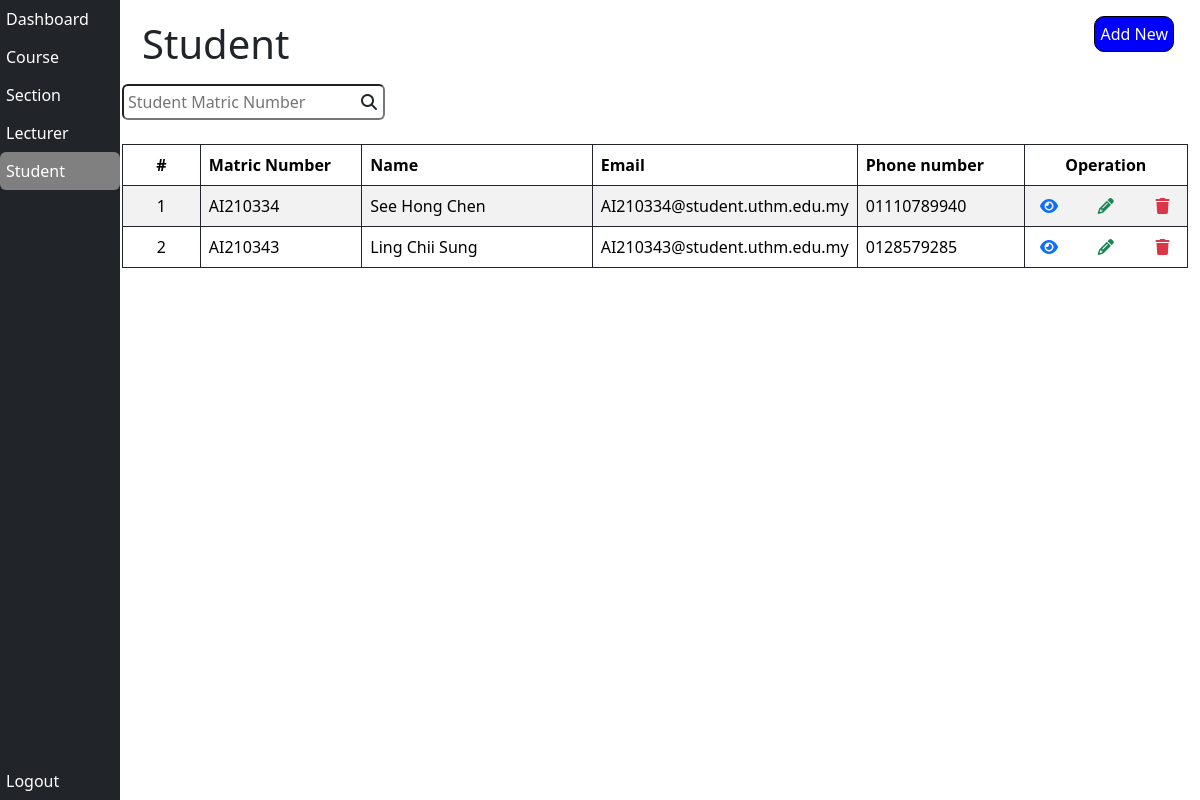
Before: /Staff/student.php (signed in) with the older database file.
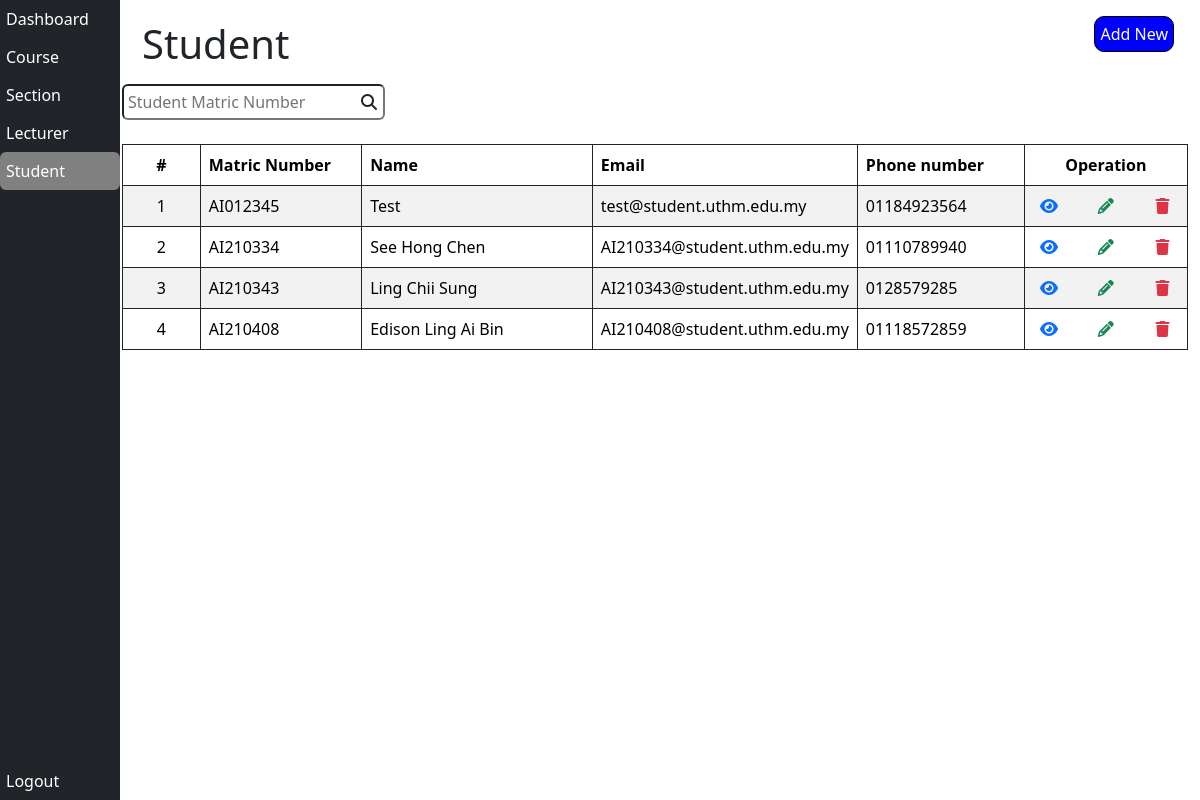
After: the same page with the newer database file.
### tables this page shows
CREATE TABLE `student` (
  `student_matric_number` varchar(255) NOT NULL,
  `student_name` varchar(255) NOT NULL,
  `student_phone_number` varchar(255) NOT NULL,
  `student_IC` varchar(255) NOT NULL,
  `student_password` varchar(255) NOT NULL,
  `student_DOB` date NOT NULL,
  `student_nationality` enum('Malaysian','Non-Malaysian') NOT NULL,
  `student_gender` enum('Male','Female') NOT NULL,
  `student_race` enum('Malay','Chinese','India','Other') NOT NULL,
  `student_personal_email` varchar(255) DEFAULT NULL,
  `student_student_email` varchar(255) NOT NULL,
  `student_muet_band` enum('1','2','3','4','5','6') NOT NULL,
  `student_pre_university_result` varchar(255) NOT NULL,
  `student_archive` int(11) NOT NULL DEFAULT 0
);

### Staff/student.php (the view, shortened to what this page needs)
<?php
  if(!isset($_SESSION['admin'])) {
    echo 'Please login first <br>';
    echo 'Click <a href="index.php">here<a/> to login';
  }else {
    include 'db.php';
?>
<!DOCTYPE html>
<html lang="en">
<head>
  <link href="https://cdn.jsdelivr.net/npm/bootstrap@5.3.3/dist/css/bootstrap.min.css" rel="stylesheet"
>
  <link rel="stylesheet" href="https://cdnjs.cloudflare.com/ajax/libs/font-awesome/6.5.2/css/all.min.css"
 />
  <link rel="stylesheet" href="./styles/style.css">
  <link rel="stylesheet" href="./styles/sidebar.css">
</head>
<body>
  <div class="container-fluid">
    <div class="bg-dark text-white sidebar">
      <a href="dashboard.php" class="btn nav-btn text-white d-block text-start">Dashboard</a>
      <a href="course.php" class="btn nav-btn text-white d-block text-start">Course</a>
      <a href="section.php" class="btn nav-btn text-white d-block text-start">Section</a>
      <a href="lecturer.php" class="btn nav-btn text-white d-block text-start">Lecturer</a>
      <a href="student.php" class="btn nav-btn text-white d-block text-start selected">Student</a>
      <a href="clearId.php"
        class="btn nav-btn text-white d-block text-start position-absolute w-100 bottom-0">Logout</a>
    </div>
    <div class="main-content">
      <h1 class="title">Student</h1>
      <button class="add-new-button position-absolute d-flex flex-column align-items-center mt-3 me-3"
        onclick="window.location.href = 'operation/student/addStudent.php'">Add New</button>
      <form autocomplete="off">
        <div class="position-relative d-inline">
          <input type="text" class="ps-1 pe-4 py-1 rounded mt-2" placeholder="Student Matric Number"
            id="studentMatricNumberInput">
          <i class="fas fa-search position-absolute end-0 top-50 translate-middle-y me-2"></i>
        </div>
      </form>
      <table class="table table-striped table-bordered border-dark mt-4" id="studentTable">
        <thead>
          <div class="row">
            <th scope="col" class="col-1 text-center">#</th>
            <th scope="col" class="col-2">Matric Number</th>
            <th scope="col" class="col-3">Name</th>
            <th scope="col" class="col-2">Email</th>
            <th scope="col" class="col-2">Phone number</th>
            <th scope="col" class="col-2 text-center">
              Operation
            </th>
          </div>
        </thead>
        <tbody>
          <?php
            $count = 1;
            $sql = "SELECT student_matric_number, student_name, student_phone_number, student_student_email FROM student WHERE student_archive = 0 ORDER BY student_matric_number";
            $result = mysqli_query($conn, $sql);
            if(mysqli_num_rows($result) > 0) {
              while($row = mysqli_fetch_assoc($result)) {
          ?>
          <tr>
            <td scope="row" class="text-center"><?php echo $count++ ?></td>
            <td scope="row"><?php echo $row["student_matric_number"] ?></td>
            <td scope="row"><?php echo $row["student_name"] ?></td>
            <td scope="row"><?php echo $row["student_student_email"] ?></td>
            <td scope="row"><?php echo $row["student_phone_number"] ?></td>
            <td>
              <div class="row">
                <div class="col-4 text-center">
                  <a
                    href="./operation/student/viewStudent.php?matricNumber=<?php echo $row["student_matric_number"] ?>">
                    <i class="fa-solid fa-eye text-primary"></i>
                  </a>
                </div>
                <div class="col-4 text-center">
                  <a
                    href="./operation/student/editStudent.php?matricNumber=<?php echo $row["student_matric_number"] ?>">
                    <i class="fa-solid fa-pencil text-success"></i>
                  </a>
                </div>
                <div class="col-4 text-center">
                  <a href="#">
                    <i class="fa-solid fa-trash text-danger"
                      onclick="deleteStudent('<?php echo $row['student_matric_number']?>', '<?php echo htmlspecialchars($row['student_name'])?>')"
                      name="delete"></i>
                  </a>
                </div>
              </div>
            </td>
          </tr>
          <?php
              }
            }else {
              echo
                '<tr>
                  <td colspan="8" class="text-center">No student found</td>
                </tr>';
            }
          ?>
        </tbody>
      </table>
    </div>
  </div>
</body>
</html>
<?php
  }
?>

Changed rows visible on the page:
added student: student_matric_number "AI012345", student_name "Test", student_student_email "test@student.uthm.edu.my", student_phone_number "01184923564"
now on this page (row edited): student: student_matric_number "AI210408", student_name "Edison Ling Ai Bin", student_student_email "AI210408@student.uthm.edu.my", student_phone_number "01118572859"
